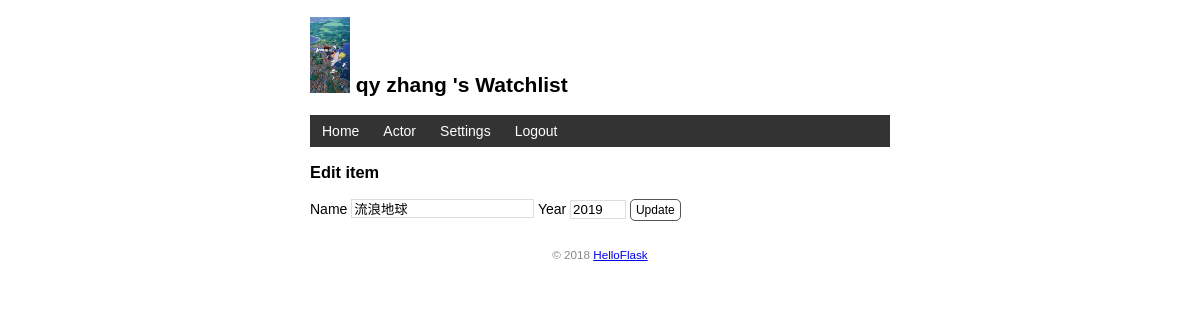
Page /movie/edit/1003 (signed in) on the committed database.
### app.py (models this page shows, shortened)
class User(db.Model,UserMixin):
    id = db.Column(db.Integer, primary_key=True)
    name = db.Column(db.String(20))
    username = db.Column(db.String(20)) # 用户名
    password_hash = db.Column(db.String(128)) # 密码散列值

class Movie(db.Model):
    __tablename__ = 'movie_info'
    movie_id = db.Column(db.Integer, primary_key=True, autoincrement=True)
    movie_name = db.Column(db.String(20))
    release_date = db.Column(db.String(15))
    country = db.Column(db.String(20))
    movie_type = db.Column(db.String(10))
    release_year = db.Column(db.Integer)
    moviebox = db.relationship('MovieBox', back_populates='movies', uselist=False, cascade='all, delete-orphan')
    actors = db.relationship('Actor', secondary=movie_actor_association, back_populates='movie_actors')
    directors = db.relationship('Actor', secondary=movie_director_association, back_populates='movie_directs')

### app.py (the view, shortened to what this page needs)
@app.route('/movie/edit/<int:movie_id>', methods=['GET', 'POST'])
@login_required
def edit(movie_id):
    movie = Movie.query.get_or_404(movie_id)
    user = User.query.first() # 读取用户记录
    return render_template('edit.html', movie=movie,user=user)  # 传入被编辑的电影记录

### app.py (called while the page is built)
@login_manager.user_loader
def load_user(user_id): # 创建用户加载回调函数，接受用户 ID 作为参数
    user = User.query.get(int(user_id)) # 用 ID 作为 User 模型的主键查询对应的用户
    return user # 返回用户对象

### templates/edit.html
{% extends 'base.html' %}
{% block content %}
<h3>Edit item</h3>
<form method="post">
	Name <input type="text" name="title" autocomplete="on" required value="{{ movie.movie_name }}">
	Year <input type="text" name="year" autocomplete="on" required value="{{ movie.release_year }}">
	<input class="btn" type="submit" name="submit" value="Update">
</form>
{% endblock %}

### templates/base.html (shortened to what this page needs)
<!DOCTYPE html>
<html lang="en">
<head>
	{% block head %}
	<link rel="stylesheet" href="{{ url_for('static', filename='style.css') }}" type="text/css">
	{% endblock %}
</head>
<body>
	<h2>
		<img alt="Avatar" class="avatar" src="{{ url_for('static', filename='images/qiqi.png') }}">
		{{user.username}} 's Watchlist
	</h2>
	<nav>
		<ul>
			<li><a href="{{ url_for('index') }}">Home</a></li>
			<li><a href="{{ url_for('actor') }}">Actor</a></li>
		{% if current_user.is_authenticated %}
			<li><a href="{{ url_for('settings') }}">Settings</a></li>
			<li><a href="{{ url_for('logout') }}">Logout</a></li>
		{% else %}
			<li><a href="{{ url_for('login') }}">Login</a></li>
		{% endif %}
		</ul>
	</nav>
	{% block content %}{% endblock %}
	<footer>
		<small>&copy; 2018 <a href="http://helloflask.com/tutorial">HelloFlask</a></small>
	</footer>
</body>
</html>

### static/style.css (style rules this page uses)
body { margin: auto; max-width: 580px; font-size: 14px; font-family: Helvetica, Arial, sans-serif; }
footer { color: #888; margin-top: 15px; text-align: center; padding: 10px; }
.avatar { width: 40px; }
nav ul { list-style-type: none; margin: 0; padding: 0; overflow: hidden; background-color: #333; }
nav li { float: left; }
nav li a { display: block; color: white; text-align: center; padding: 8px 12px; text-decoration: none; }
input[type=submit] { font-family: inherit; }
input[type=text] { border: 1px solid #ddd; }
input[name=year] { width: 50px; }
.btn { font-size: 12px; padding: 3px 5px; text-decoration: none; cursor: pointer; background-color: white; color: black; border: 1px solid #555555; border-radius: 5px; }

### rows in the picture
User: username "qy zhang"
Movie: title "流浪地球", year "2019"
